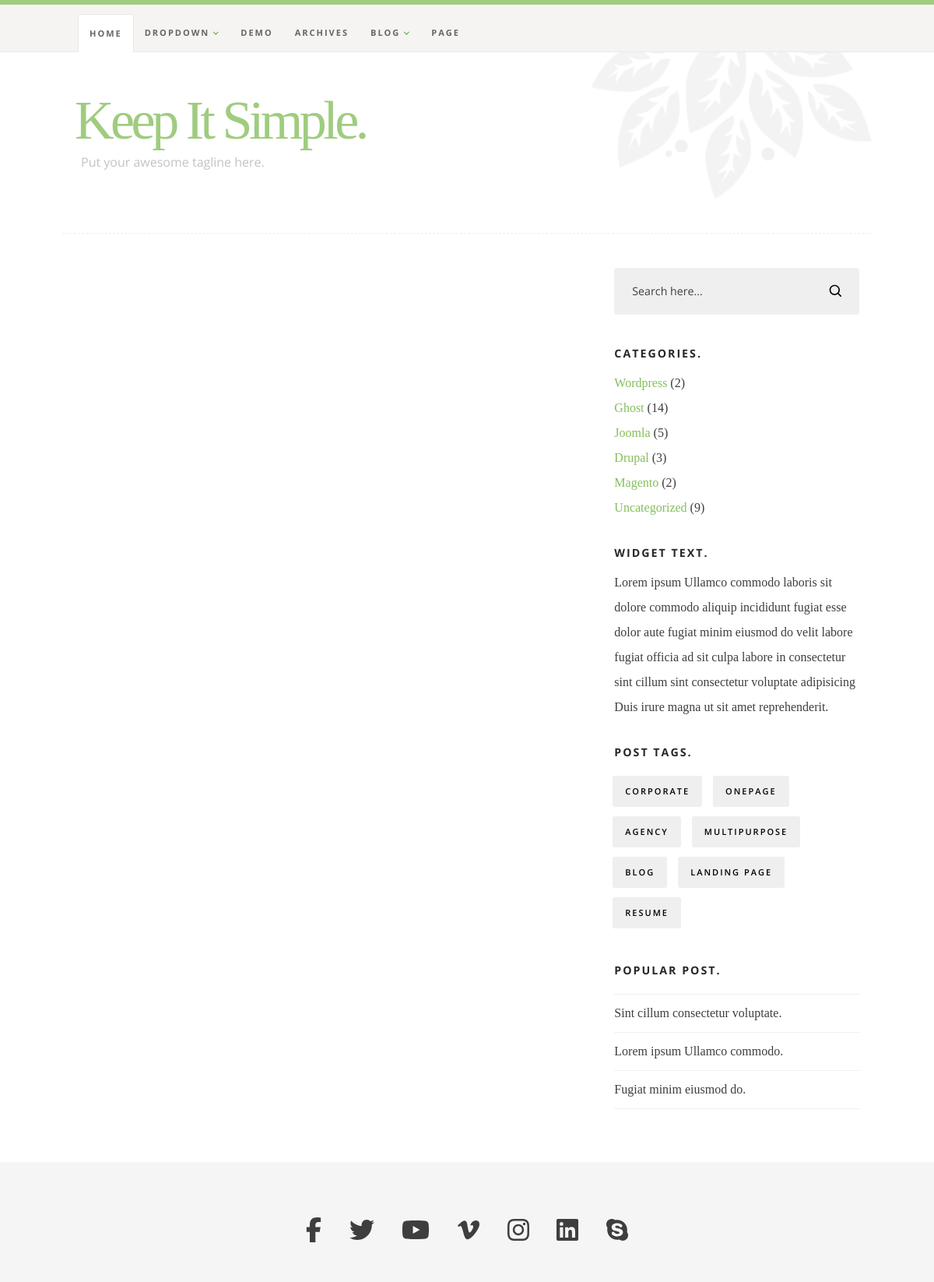
/blog/ (upper part), run on an earlier commit of the app's database.
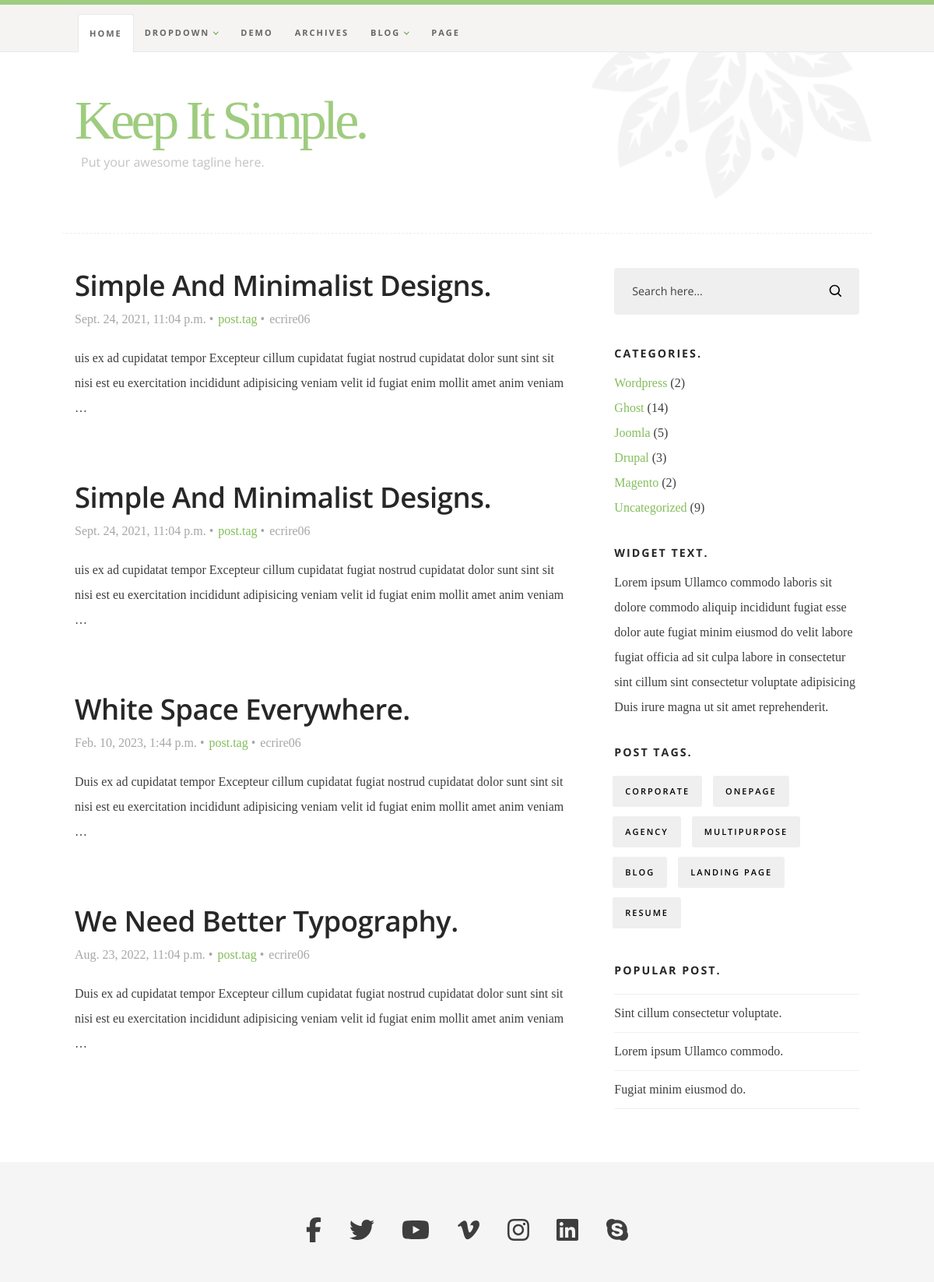
And on a later commit of the database.
### blog/models.py (models this page shows, shortened)
class Post(models.Model):
    author = models.ForeignKey(settings.AUTH_USER_MODEL,
                               on_delete=models.CASCADE)
    title = models.CharField(max_length=100)
    content = models.TextField(blank=True)
    created_date = models.DateTimeField(auto_now_add=True)
    published_date = models.DateTimeField(blank=True, null=True)

### blog/views.py (the view)
# urls.py: path('', PostListView.as_view(), name='post-list'),
class PostListView(generic.ListView):
    context_object_name = 'post_list'
    template_name = 'index.html'
    paginate_by = 4
    def get_queryset(self):
        return Post.objects.all().order_by('-created_date')

### blog/templates/index.html (shortened to what this page needs)
{% extends 'base.html' %}
{% load static %}
{% block content %}
<body id="top">
    <header class="s-header">
        <div class="row">
            <div class="s-header__content column">
                <h1 class="s-header__logotext">
                    <a href="home.html" title="">Keep It Simple.</a>
                </h1>
                <p class="s-header__tagline">Put your awesome tagline here.</p>
            </div>
        </div>
       <nav class="s-header__nav-wrap">
           <div class="row">
                <ul class="s-header__nav">
                    <li class="current"><a href="home.html">Home</a></li>
                    <li class="has-children"><a href="#0">Dropdown</a>
                    </li>
                    <li><a href="demo.html">Demo</a></li>
                    <li><a href="archives.html">Archives</a></li>
                    <li class="has-children"><a href="#0">Blog</a>
                    </li>
                    <li><a href="page.html">Page</a></li>
                </ul>
           </div>
        </nav>
    </header>
    <div class="s-content">
        <div class="row">
            <div id="main" class="s-content__main large-8 column">
              {% for post in post_list %}
                <article class="entry">
                    <header class="entry__header">
                        <h2 class="entry__title h1">
                            <a href="post/{{ post.pk }}" title="">{{ post.title }}</a>
                        </h2>
                        <div class="entry__meta">
                            <ul>
                                <li>{{ post.published_date }}</li>
                                <li><a href="#" title="" rel="category tag">post.tag</a></li>
                                <li>{{ post.author}}</li>
                            </ul>
                        </div>
                    </header>
                    <div class="entry__content">
                        <p>
                        {{ post.content|truncatewords:30 }}
                        </p>
                    </div>
                </article>
              {% endfor %}
           </div>
           <div id="sidebar" class="s-content__sidebar large-4 column">
               <div class="widget widget--search">
                  <form action="#">
                     <input type="text" value="Search here..." onblur="if(this.value == '') { this.value = 'Search here...'; }" onfocus="if (this.value == 'Search here...') { this.value = ''; }" class="text-search">
                     <input type="submit" value="" class="submit-search">
                  </form>
               </div>
               <div class="widget widget--categories">
                   <h3 class="h6">Categories.</h3>
                   <ul>
                        <li><a href="#0" title="">Wordpress</a> (2)</li>
                        <li><a href="#0" title="">Ghost</a> (14)</li>
                        <li><a href="#0" title="">Joomla</a> (5)</li>
                        <li><a href="#0" title="">Drupal</a> (3)</li>
                        <li><a href="#0" title="">Magento</a> (2)</li>
                        <li><a href="#0" title="">Uncategorized</a> (9)</li>
                    </ul>
                </div>
                <div class="widget widget_text group">
                    <h3 class="h6">Widget Text.</h3>
                    <p>
                    Lorem ipsum Ullamco commodo laboris sit dolore commodo aliquip incididunt fugiat esse dolor
                    aute fugiat minim eiusmod do velit labore fugiat officia ad sit culpa labore in consectetur
                    sint cillum sint consectetur voluptate adipisicing Duis irure magna ut sit amet reprehenderit.
                    </p>
                </div>
                <div class="widget widget_tags">
                    <h3 class="h6">Post Tags.</h3>
                    <div class="tagcloud group">
                        <a href="#0">Corporate</a>
                        <a href="#0">Onepage</a>
                        <a href="#0">Agency</a>
                        <a href="#0">Multipurpose</a>
                        <a href="#0">Blog</a>
                        <a href="#0">Landing Page</a>
                        <a href="#0">Resume</a>
                    </div>
                </div>
                <div class="widget widget_popular">
                    <h3 class="h6">Popular Post.</h3>
                    <ul class="link-list">
                        <li><a href="#">Sint cillum consectetur voluptate.</a></li>
                        <li><a href="#">Lorem ipsum Ullamco commodo.</a></li>
                        <li><a href="#">Fugiat minim eiusmod do.</a></li>
                    </ul>
                </div>
           </div>
       </div>
   </div>
    <footer class="s-footer">
        <div class="row s-footer__top">
            <div class="column">
                <ul class="s-footer__social">
                    <li><a href="#0"><i class="fab fa-facebook-f" aria-hidden="true"></i></a></li>
                    <li><a href="#0"><i class="fab fa-twitter" aria-hidden="true"></i></a></li>
                    <li><a href="#0"><i class="fab fa-youtube" aria-hidden="true"></i></a></li>
                    <li><a href="#0"><i class="fab fa-vimeo-v" aria-hidden="true"></i></a></li>
                    <li><a href="#0"><i class="fab fa-instagram" aria-hidden="true"></i></a></li>
                    <li><a href="#0"><i class="fab fa-linkedin" aria-hidden="true"></i></a></li>
                    <li><a href="#0"><i class="fab fa-skype" aria-hidden="true"></i></a></li>
                </ul>
            </div>
        </div>
    </footer>
</body>
{% endblock %}

### blog/templates/base.html (shortened to what this page needs)
{% load static %}
<!DOCTYPE html>
<html class="no-js" lang="en">
<head>
    <link rel="stylesheet" href="{% static 'css/base.css' %}">
    <link rel="stylesheet" href="{% static 'css/main.css' %}">
</head>
{% block content %}
{% endblock %}
</html>

### static/css/base.css (style rules this page uses)
html { line-height: 1.15; -webkit-text-size-adjust: 100%; }
body { margin: 0; }
h1 { font-size: 2em; margin: 0.67em 0; }
a { background-color: transparent; }
button, input, optgroup, select, textarea { font-family: inherit; font-size: 100%; line-height: 1.15; margin: 0; }
button, input { overflow: visible; }
button, [type="button"], [type="reset"], [type="submit"] { -webkit-appearance: button; }
html { font-size: 62.5%; -webkit-box-sizing: border-box; box-sizing: border-box; }
*, *::before, *::after { -webkit-box-sizing: inherit; box-sizing: inherit; }
body { font-weight: normal; line-height: 1; word-wrap: break-word; -moz-font-smoothing: grayscale; -moz-osx-font-smoothing: grayscale; -webkit-font-smoothing: antialiased; -webkit-overflow-scrolling: touch; -webkit-text-size-adjust: none; }
svg, img, video embed, iframe, object { max-width: 100%; height: auto; }
div, dl, dt, dd, ul, ol, li, h1, h2, h3, h4, h5, h6, pre, form, p, blockquote, th, td { margin: 0; padding: 0; }
p { font-size: inherit; text-rendering: optimizeLegibility; }
ol, ul { list-style: none; }
li { display: block; }
a { text-decoration: none; line-height: inherit; }
input[type="email"], input[type="number"], input[type="search"], input[type="text"], input[type="tel"], input[type="url"], input[type="password"], textarea { -webkit-appearance: none; -moz-appearance: none; appearance: none; }
.row { width: 92%; max-width: 1040px; margin: 0 auto; display: -ms-flexbox; display: -webkit-box; display: flex; -ms-flex-flow: row wrap; -webkit-box-orient: horizontal; -webkit-box-direction: normal; flex-flow: row wrap; }
.column { -ms-flex: 1 1 0%; -webkit-box-flex: 1; flex: 1 1 0%; padding: 0 20px; }
.large-4 { -ms-flex: 0 0 33.33333%; -webkit-box-flex: 0; flex: 0 0 33.33333%; max-width: 33.33333%; }
.large-8 { -ms-flex: 0 0 66.66667%; -webkit-box-flex: 0; flex: 0 0 66.66667%; max-width: 66.66667%; }
@media screen and (max-width:1200px) { .column { padding: 0 16px; } }

What changed in the data, as far as the page shows it:
added Post: title "Simple And Minimalist Designs.", published_date "Sept. 24, 2021, 11:04 p.m.", author "ecrire06", content "uis ex ad cupidatat tempor Excepteur cillum cupidatat fugiat nostrud cupidatat dolor sunt sint sit nisi est eu exercitation incididunt adipisicing veniam velit id fugiat enim mollit amet anim veniam …"
added Post: title "Simple And Minimalist Designs.", published_date "Sept. 24, 2021, 11:04 p.m.", author "ecrire06", content "uis ex ad cupidatat tempor Excepteur cillum cupidatat fugiat nostrud cupidatat dolor sunt sint sit nisi est eu exercitation incididunt adipisicing veniam velit id fugiat enim mollit amet anim veniam …"
added Post: title "White Space Everywhere.", published_date "Feb. 10, 2023, 1:44 p.m.", author "ecrire06", content "Duis ex ad cupidatat tempor Excepteur cillum cupidatat fugiat nostrud cupidatat dolor sunt sint sit nisi est eu exercitation incididunt adipisicing veniam velit id fugiat enim mollit amet anim veniam …"
added Post: title "We Need Better Typography.", published_date "Aug. 23, 2022, 11:04 p.m.", author "ecrire06", content "Duis ex ad cupidatat tempor Excepteur cillum cupidatat fugiat nostrud cupidatat dolor sunt sint sit nisi est eu exercitation incididunt adipisicing veniam velit id fugiat enim mollit amet anim veniam …"
